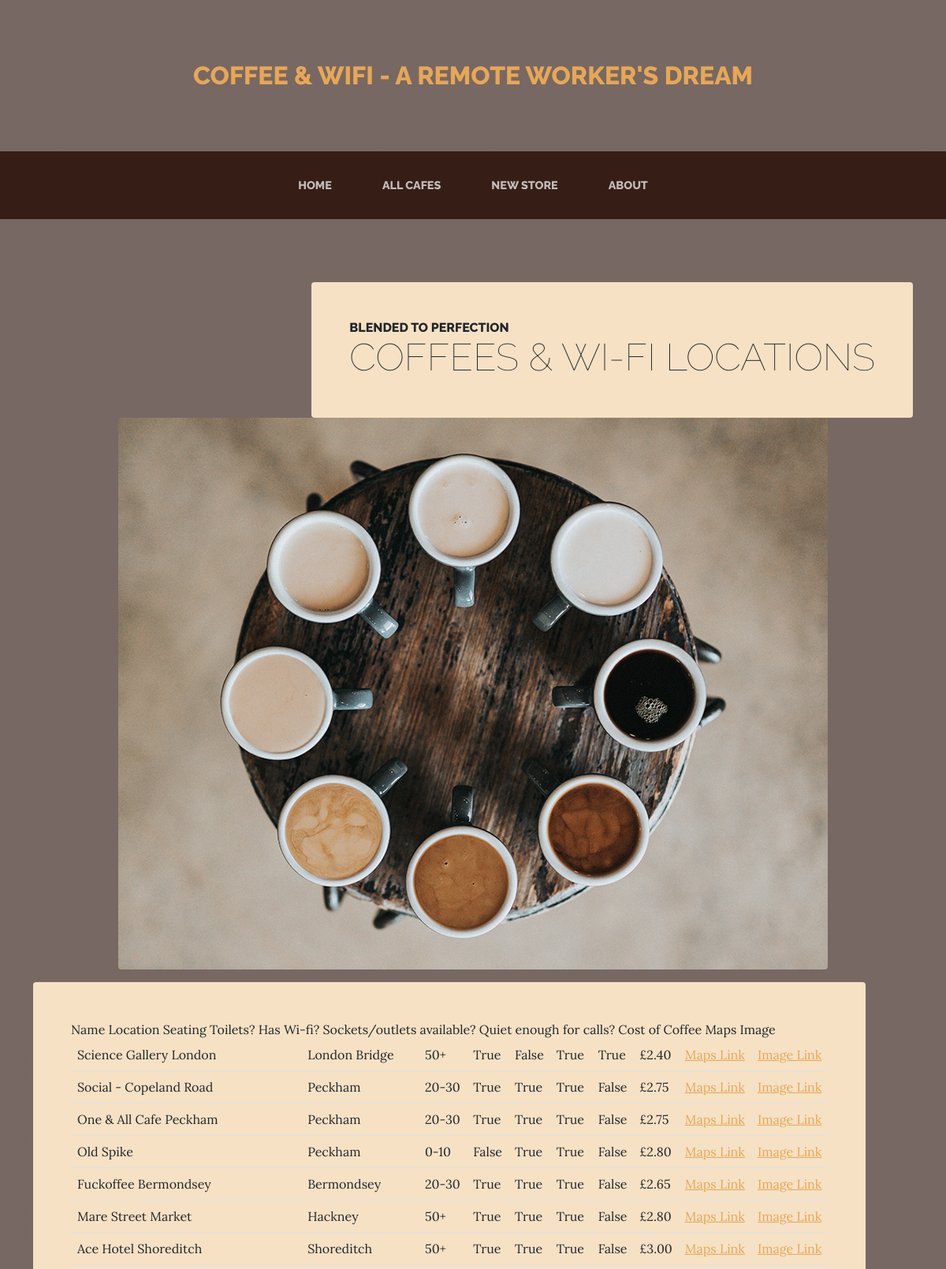
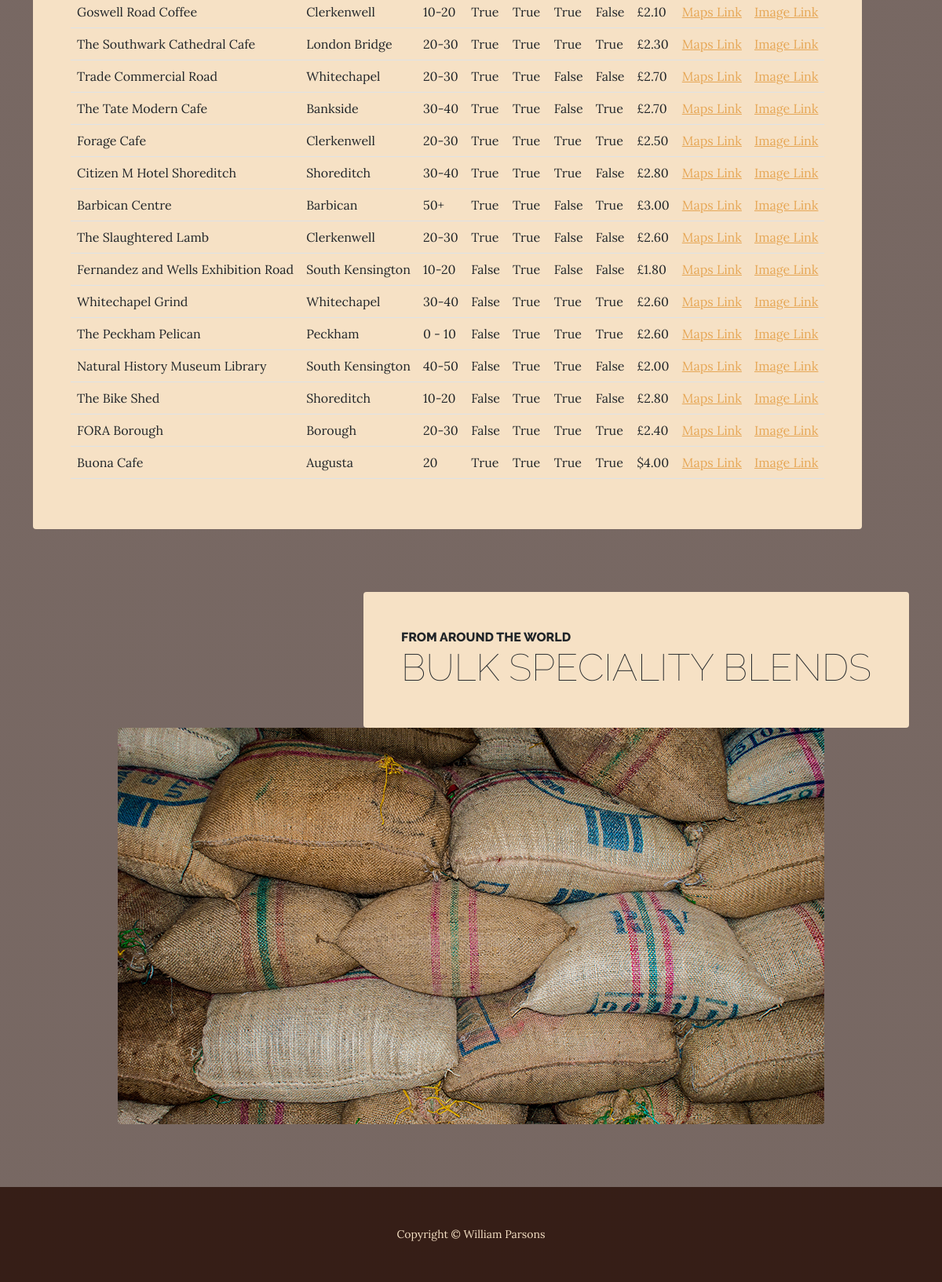
/all_cafes, run on the app's committed database (2 pictures, top to bottom).
### main.py (models this page shows)
class Cafe(db.Model):
    id = db.Column(db.Integer, primary_key=True)
    name = db.Column(db.String(250), unique=True, nullable=False)
    map_url = db.Column(db.String(500), nullable=False)
    img_url = db.Column(db.String(500), nullable=False)
    location = db.Column(db.String(250), nullable=False)
    seats = db.Column(db.String(250), nullable=False)
    has_toilet = db.Column(db.Boolean, nullable=False)
    has_wifi = db.Column(db.Boolean, nullable=False)
    has_sockets = db.Column(db.Boolean, nullable=False)
    can_take_calls = db.Column(db.Boolean, nullable=False)
    coffee_price = db.Column(db.String(250), nullable=True)
    def to_dict(self):
        return {column.name: getattr(self, column.name) for column in self.__table__.columns}

### main.py (the view)
@app.route('/all_cafes')
def show_all_cafes():
    cafes = db.session.query(Cafe).all()
    cafe_list = [cafe.to_dict() for cafe in cafes]
    return render_template('all_cafes.html', cafe_list=cafe_list)

### templates/all_cafes.html (shortened to what this page needs)
<!DOCTYPE html>
<html lang="en">
    <head>
        <link href="static/css/styles.css" rel="stylesheet" />
    </head>
    <body>
        <header>
            <h1 class="site-heading text-center text-faded d-none d-lg-block">
                <span class="site-heading-upper text-primary mb-3">Coffee & Wifi - A remote worker's Dream</span>
            </h1>
        </header>
        <nav class="navbar navbar-expand-lg navbar-dark py-lg-4" id="mainNav">
            <div class="container">
                <div class="collapse navbar-collapse" id="navbarSupportedContent">
                    <ul class="navbar-nav mx-auto">
                        <li class="nav-item px-lg-4"><a class="nav-link text-uppercase" href="{{url_for('home')}}">Home</a></li>
                        <li class="nav-item px-lg-4"><a class="nav-link text-uppercase" href="{{url_for('show_all_cafes')}}">All Cafes</a></li>
                        <li class="nav-item px-lg-4"><a class="nav-link text-uppercase" href="{{url_for('add_new_cafe')}}">New Store</a></li>
                        <li class="nav-item px-lg-4"><a class="nav-link text-uppercase" href="{{url_for('about')}}">About</a></li>
                    </ul>
                </div>
            </div>
        </nav>
        <section class="page-section">
            <div class="container">
                <div class="product-item">
                    <div class="product-item-title d-flex">
                        <div class="bg-faded p-5 d-flex ms-auto rounded">
                            <h2 class="section-heading mb-0">
                                <span class="section-heading-upper">Blended to Perfection</span>
                                <span class="section-heading-lower">Coffees & Wi-fi Locations</span>
                            </h2>
                        </div>
                    </div>
                    <img class="product-item-img mx-auto d-flex rounded img-fluid mb-3 mb-lg-12" src="assets/img/products-01.jpg" alt="..." />
                    <div class="product-item-description d-flex me-auto">
                        <div class="bg-faded p-5 rounded">
                            <table class="table">
                                {%for item in cafe_list %}
                              <tr>
                                  <td>{{ item['name'] }}</td>
                                  <td>{{ item['location'] }}</td>
                                  <td>{{ item['seats'] }}</td>
                                  <td>{{ item['has_toilet'] }}</td>
                                  <td>{{ item['has_wifi'] }}</td>
                                  <td>{{ item['has_sockets'] }}</td>
                                  <td>{{ item['can_take_calls'] }}</td>
                                  <td>{{ item['coffee_price'] }}</td>
                                {% if item['map_url'][0:4] == "http"%}
                                    <td><a href="{{ item['map_url'] }}">Maps Link</a></td>
                                  {% endif %}
                                {% if item['img_url'][0:4] == "http"%}
                                    <td><a href="{{ item['img_url'] }}">Image Link</a></td>
                                {% endif %}
                              {% endfor %}
                              </tr>
                            </table>
                        </div>
                    </div>
                </div>
            </div>
        </section>
        <section class="page-section">
            <div class="container">
                <div class="product-item">
                    <div class="product-item-title d-flex">
                        <div class="bg-faded p-5 d-flex ms-auto rounded">
                            <h2 class="section-heading mb-0">
                                <span class="section-heading-upper">From Around the World</span>
                                <span class="section-heading-lower">Bulk Speciality Blends</span>
                            </h2>
                        </div>
                    </div>
                    <img class="product-item-img mx-auto d-flex rounded img-fluid mb-3 mb-lg-0" src="assets/img/products-03.jpg" alt="..." />
                </div>
            </div>
        </section>
        <footer class="footer text-faded text-center py-5">
            <div class="container"><p class="m-0 small">Copyright &copy; William Parsons</p></div>
        </footer>
    </body>
</html>

### data on the page
Cafe: name "Science Gallery London", location "London Bridge", seats "50+", has_toilet "True", has_wifi "False", has_sockets "True", can_take_calls "True", coffee_price "£2.40"
Cafe: name "Social - Copeland Road", location "Peckham", seats "20-30", has_toilet "True", has_wifi "True", has_sockets "True", can_take_calls "False", coffee_price "£2.75"
Cafe: name "One & All Cafe Peckham", location "Peckham", seats "20-30", has_toilet "True", has_wifi "True", has_sockets "True", can_take_calls "False", coffee_price "£2.75"
Cafe: name "Old Spike", location "Peckham", seats "0-10", has_toilet "False", has_wifi "True", has_sockets "True", can_take_calls "False", coffee_price "£2.80"
Cafe: name "Fuckoffee Bermondsey", location "Bermondsey", seats "20-30", has_toilet "True", has_wifi "True", has_sockets "True", can_take_calls "False", coffee_price "£2.65"
Cafe: name "Mare Street Market", location "Hackney", seats "50+", has_toilet "True", has_wifi "True", has_sockets "True", can_take_calls "False", coffee_price "£2.80"
Cafe: name "Ace Hotel Shoreditch", location "Shoreditch", seats "50+", has_toilet "True", has_wifi "True", has_sockets "True", can_take_calls "False", coffee_price "£3.00"
Cafe: name "Goswell Road Coffee", location "Clerkenwell", seats "10-20", has_toilet "True", has_wifi "True", has_sockets "True", can_take_calls "False", coffee_price "£2.10"
Cafe: name "The Southwark Cathedral Cafe", location "London Bridge", seats "20-30", has_toilet "True", has_wifi "True", has_sockets "True", can_take_calls "True", coffee_price "£2.30"
Cafe: name "Trade Commercial Road", location "Whitechapel", seats "20-30", has_toilet "True", has_wifi "True", has_sockets "False", can_take_calls "False", coffee_price "£2.70"
Cafe: name "The Tate Modern Cafe", location "Bankside", seats "30-40", has_toilet "True", has_wifi "True", has_sockets "False", can_take_calls "True", coffee_price "£2.70"
Cafe: name "Forage Cafe", location "Clerkenwell", seats "20-30", has_toilet "True", has_wifi "True", has_sockets "True", can_take_calls "True", coffee_price "£2.50"
Cafe: name "Citizen M Hotel Shoreditch", location "Shoreditch", seats "30-40", has_toilet "True", has_wifi "True", has_sockets "True", can_take_calls "False", coffee_price "£2.80"
Cafe: name "Barbican Centre", location "Barbican", seats "50+", has_toilet "True", has_wifi "True", has_sockets "False", can_take_calls "True", coffee_price "£3.00"
Cafe: name "The Slaughtered Lamb", location "Clerkenwell", seats "20-30", has_toilet "True", has_wifi "True", has_sockets "False", can_take_calls "False", coffee_price "£2.60"
Cafe: name "Fernandez and Wells Exhibition Road", location "South Kensington", seats "10-20", has_toilet "False", has_wifi "True", has_sockets "False", can_take_calls "False", coffee_price "£1.80"
Cafe: name "Whitechapel Grind", location "Whitechapel", seats "30-40", has_toilet "False", has_wifi "True", has_sockets "True", can_take_calls "True", coffee_price "£2.60"
Cafe: name "The Peckham Pelican", location "Peckham", seats "0 - 10", has_toilet "False", has_wifi "True", has_sockets "True", can_take_calls "True", coffee_price "£2.60"
Cafe: name "Natural History Museum Library", location "South Kensington", seats "40-50", has_toilet "False", has_wifi "True", has_sockets "True", can_take_calls "False", coffee_price "£2.00"
Cafe: name "The Bike Shed", location "Shoreditch", seats "10-20", has_toilet "False", has_wifi "True", has_sockets "True", can_take_calls "False", coffee_price "£2.80"
Cafe: name "FORA Borough", location "Borough", seats "20-30", has_toilet "False", has_wifi "True", has_sockets "True", can_take_calls "True", coffee_price "£2.40"
Cafe: name "Buona Cafe", location "Augusta", seats "20", has_toilet "True", has_wifi "True", has_sockets "True", can_take_calls "True", coffee_price "$4.00"
